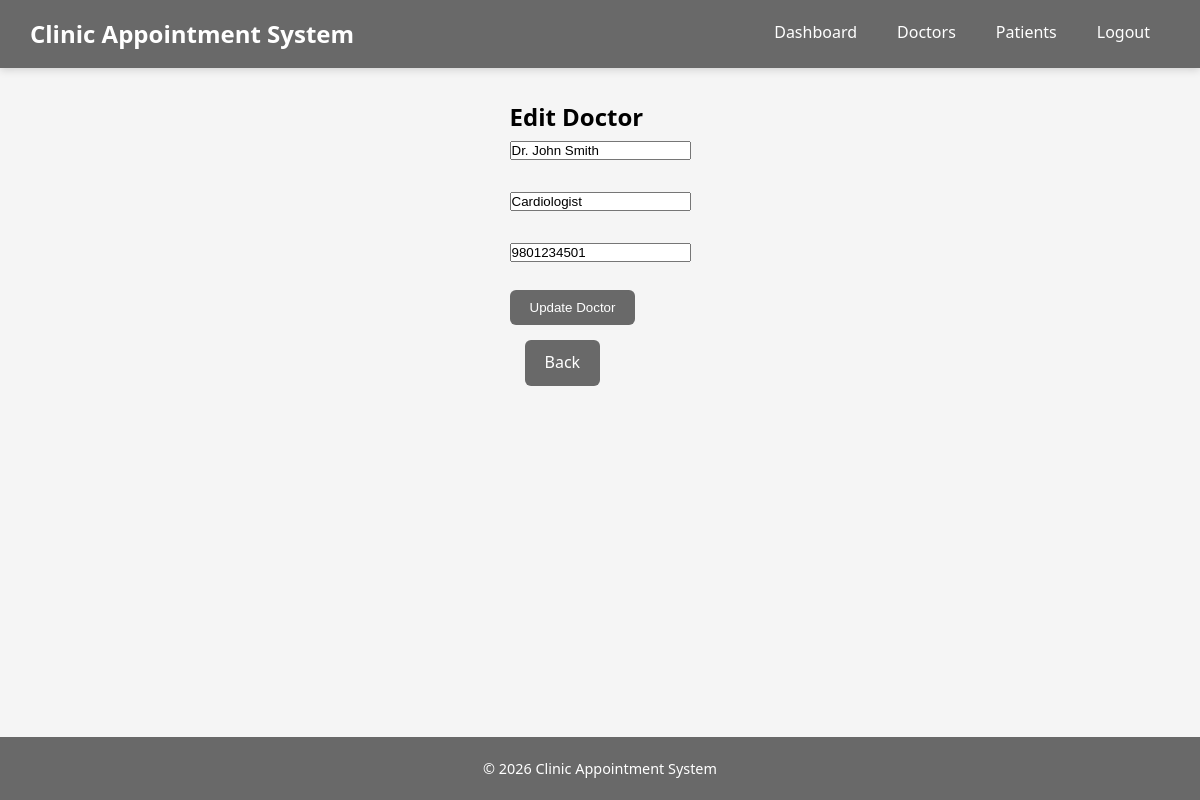
Page /2510333_AadityaAcharya/public/admin/controller/doctorController.php?action=edit&id=3 (signed in) on the committed database.
### tables this page shows
CREATE TABLE `doctors` (
  `doctor_id` int(11) NOT NULL,
  `name` varchar(100) NOT NULL,
  `specialization` varchar(100) DEFAULT NULL,
  `email` varchar(100) NOT NULL,
  `phone` varchar(20) DEFAULT NULL,
  `created_at` timestamp NULL DEFAULT current_timestamp()
);

### 2510333_AadityaAcharya/public/admin/model/doctorModel.php (called while the page is built, shortened)
<?php
require_once "../../../config/db.php";
function getDoctorById($id) {
    global $conn;
    $stmt = $conn->prepare("SELECT * FROM doctors WHERE doctor_id=?");
    $stmt->execute([$id]);
    return $stmt->fetch(PDO::FETCH_ASSOC);
}

### 2510333_AadityaAcharya/public/admin/view/editDoctor.php (the view, shortened to what this page needs)
<?php
require '../../../includes/header.php';
?>
<!DOCTYPE html>
<html lang="en">
<head>
</head>
<body>
    <h2>Edit Doctor</h2>
    <form method="POST">
    <input type="text" name="name" value="<?php echo htmlspecialchars($doctor['name']) ?>" required><br><br>
    <input type="text" name="specialization" value="<?php echo htmlspecialchars($doctor['specialization']) ?>"><br><br>
    <input type="text" name="phone" value="<?php echo htmlspecialchars($doctor['phone']) ?>"><br><br>
    <button class="btn">Update Doctor</button>
</form>
<a href="public/admin/controller/doctorController.php" class="btn" style="margin: 15px;">Back</a>
</body>
</html>
<?php
require '../../../includes/footer.php';
?>

### 2510333_AadityaAcharya/assets/css/style.css (style rules this page uses)
* { margin: 0; padding: 0; box-sizing: border-box; }
html { height: 100%; }
body { min-height: 100%; display: flex; flex-direction: column; background-color: whitesmoke; color: black; font-family: "Segoe UI", Tahoma, Geneva, Verdana, sans-serif; line-height: 1.6; font-size: 16px; }
.btn { display: inline-block; padding: 10px 20px; background-color: dimgray; color: white; text-decoration: none; border-radius: 6px; font-weight: 500; border: none; cursor: pointer; }

### rows in the picture
doctors: name "Dr. John Smith", specialization "Cardiologist", phone "9801234501"
